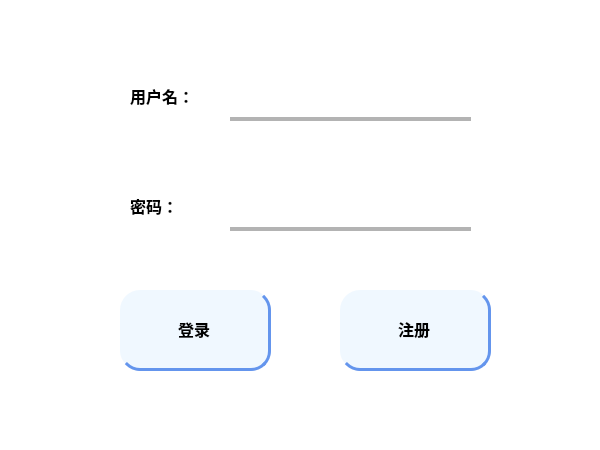
<?xml version="1.0" encoding="UTF-8"?>
<ui version="4.0">
 <class>Login</class>
 <widget class="QWidget" name="Login">
  <property name="geometry">
   <rect>
    <x>0</x>
    <y>0</y>
    <width>600</width>
    <height>450</height>
   </rect>
  </property>
  <property name="font">
   <font>
    <pointsize>12</pointsize>
   </font>
  </property>
  <property name="windowTitle">
   <string>登录</string>
  </property>
  <property name="styleSheet">
   <string notr="true">background-color: rgb(255, 255, 255);</string>
  </property>
  <widget class="QLabel" name="label">
   <property name="geometry">
    <rect>
     <x>130</x>
     <y>70</y>
     <width>81</width>
     <height>51</height>
    </rect>
   </property>
   <property name="font">
    <font>
     <family>微软雅黑</family>
     <pointsize>12</pointsize>
     <weight>75</weight>
     <bold>true</bold>
    </font>
   </property>
   <property name="text">
    <string>用户名：</string>
   </property>
  </widget>
  <widget class="QLabel" name="label_2">
   <property name="geometry">
    <rect>
     <x>130</x>
     <y>180</y>
     <width>81</width>
     <height>51</height>
    </rect>
   </property>
   <property name="font">
    <font>
     <family>微软雅黑</family>
     <pointsize>12</pointsize>
     <weight>75</weight>
     <bold>true</bold>
    </font>
   </property>
   <property name="text">
    <string>密码：</string>
   </property>
  </widget>
  <widget class="QPushButton" name="pushButton">
   <property name="geometry">
    <rect>
     <x>120</x>
     <y>290</y>
     <width>151</width>
     <height>81</height>
    </rect>
   </property>
   <property name="font">
    <font>
     <family>微软雅黑</family>
     <pointsize>12</pointsize>
     <weight>75</weight>
     <bold>true</bold>
    </font>
   </property>
   <property name="styleSheet">
    <string notr="true">QPushButton{
background-color: rgb(240, 248, 255);
border-radius: 20px;
border-bottom: 3px solid #6495ED;
border-right: 3px solid #6495ED;
}
QPushButton:hover{
    border: none;
    }</string>
   </property>
   <property name="text">
    <string>登录</string>
   </property>
  </widget>
  <widget class="QPushButton" name="pushButton_2">
   <property name="geometry">
    <rect>
     <x>340</x>
     <y>290</y>
     <width>151</width>
     <height>81</height>
    </rect>
   </property>
   <property name="font">
    <font>
     <family>微软雅黑</family>
     <pointsize>12</pointsize>
     <weight>75</weight>
     <bold>true</bold>
    </font>
   </property>
   <property name="styleSheet">
    <string notr="true">QPushButton{
background-color: rgb(240, 248, 255);
border-radius: 20px;
border-bottom: 3px solid #6495ED;
border-right: 3px solid #6495ED;
}
QPushButton:hover{
    border: none;
    }</string>
   </property>
   <property name="text">
    <string>注册</string>
   </property>
  </widget>
  <widget class="QLineEdit" name="lineEdit">
   <property name="geometry">
    <rect>
     <x>230</x>
     <y>70</y>
     <width>241</width>
     <height>51</height>
    </rect>
   </property>
   <property name="font">
    <font>
     <family>微软雅黑</family>
     <pointsize>12</pointsize>
    </font>
   </property>
   <property name="styleSheet">
    <string notr="true">QLineEdit{
border:0px;   	
    border-bottom: 4px solid #B3B3B3; 	
}
QLineEdit:hover{
    border-bottom: 5px solid #66A3FF;
    }
QLineEdit:focus{
    border-bottom: 5px solid #6495ED;
    }</string>
   </property>
  </widget>
  <widget class="QLineEdit" name="lineEdit_2">
   <property name="geometry">
    <rect>
     <x>230</x>
     <y>180</y>
     <width>241</width>
     <height>51</height>
    </rect>
   </property>
   <property name="font">
    <font>
     <family>微软雅黑</family>
     <pointsize>12</pointsize>
    </font>
   </property>
   <property name="styleSheet">
    <string notr="true">QLineEdit{
border:0px;   	
    border-bottom: 4px solid #B3B3B3; 	
}
QLineEdit:hover{
    border-bottom: 5px solid #66A3FF;
    }
QLineEdit:focus{
    border-bottom: 5px solid #6495ED;
    }</string>
   </property>
  </widget>
 </widget>
 <resources/>
 <connections/>
</ui>
